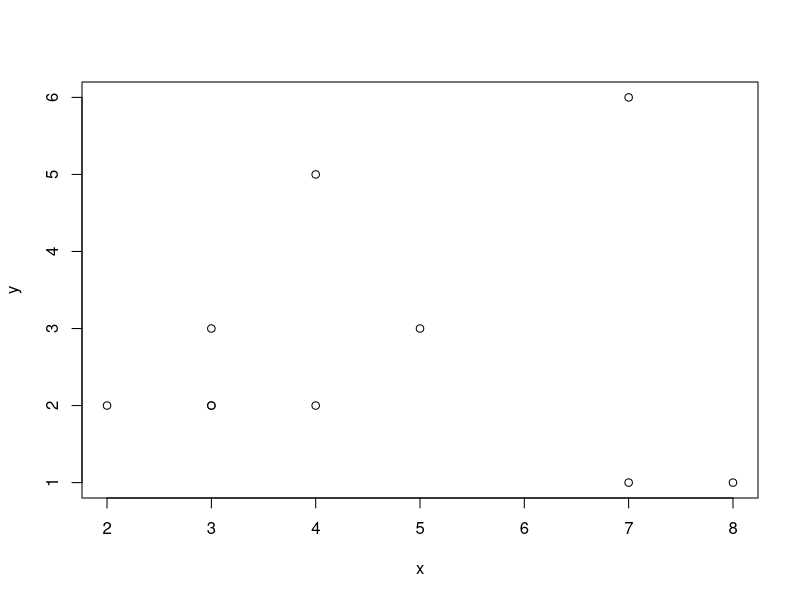
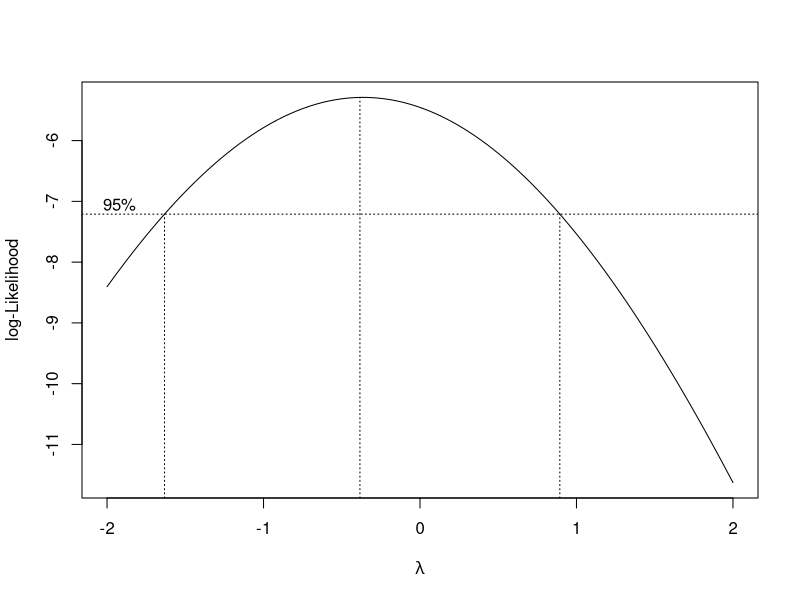
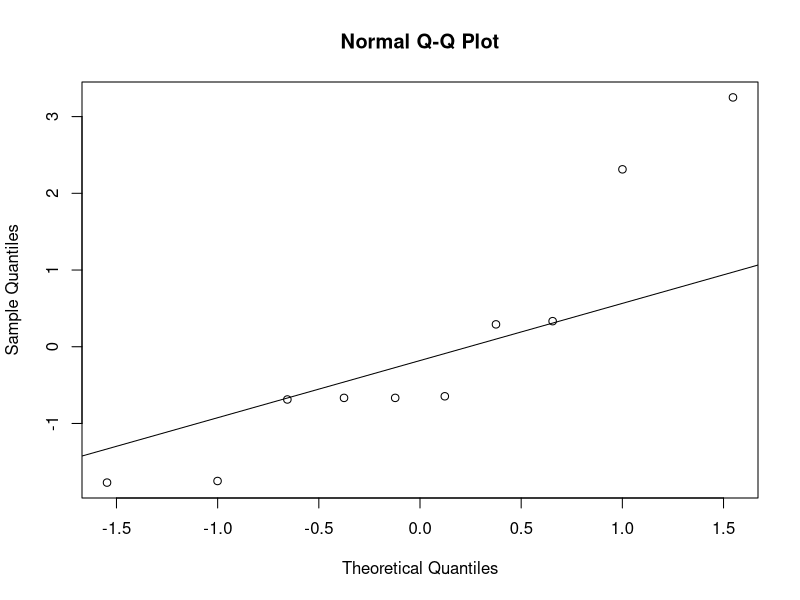
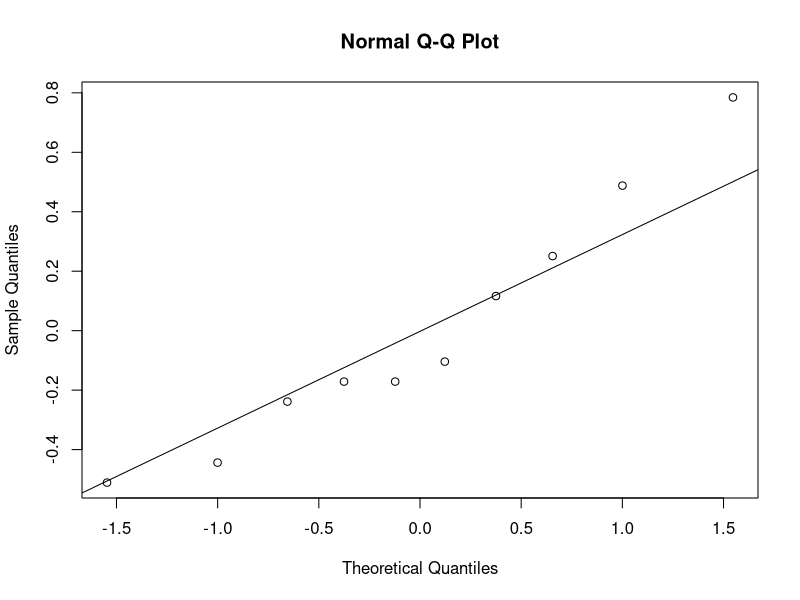

Here is the R script that generated these plots, in order:
library(MASS)

y <- c(1, 1, 2, 2, 2, 2, 3, 3, 5, 6) # dependent variable y 

x <- c(8, 7, 3, 2, 3, 4, 5, 3, 4, 7) # independent variable x

plot(y ~ x)

model <- lm(y~x) 
model

box_cox <- boxcox(y ~ x) 
box_cox

lambda <- box_cox$x[which.max(box_cox$y)] 
lambda

new_model <- lm(((y^lambda-1)/lambda) ~ x) 
new_model

qqnorm(model$residuals) 
qqline(model$residuals)


qqnorm(new_model$residuals) 
qqline(new_model$residuals)

X <- list(12, 14, 15, 18, 19, 22,10,18,18)
Mean <- list(16, 16, 16, 16, 16,16,16,16,16)
sd <- list(2, 2, 2, 2, 2,2,2,2,2)

# zscore = (x - Mean) / sd

output2 <- vector("double") 
for (i in seq_along(X)) {
  output2[[i]] <- X[[i]] - (Mean[[i]] / sd[[i]])
}
output2